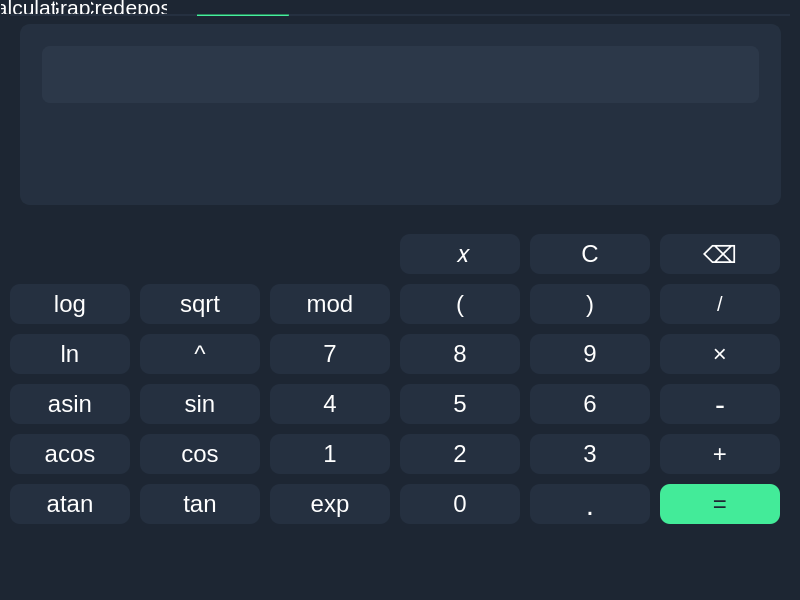
<?xml version="1.0" encoding="UTF-8"?>
<ui version="4.0">
 <class>View</class>
 <widget class="QWidget" name="View">
  <property name="geometry">
   <rect>
    <x>0</x>
    <y>0</y>
    <width>800</width>
    <height>600</height>
   </rect>
  </property>
  <property name="sizePolicy">
   <sizepolicy hsizetype="Fixed" vsizetype="Fixed">
    <horstretch>0</horstretch>
    <verstretch>0</verstretch>
   </sizepolicy>
  </property>
  <property name="minimumSize">
   <size>
    <width>800</width>
    <height>600</height>
   </size>
  </property>
  <property name="maximumSize">
   <size>
    <width>800</width>
    <height>600</height>
   </size>
  </property>
  <property name="windowTitle">
   <string>SmartCalc</string>
  </property>
  <property name="styleSheet">
   <string notr="true">background: rgba(29,38,51,255);
</string>
  </property>
  <widget class="QTabWidget" name="tabWidget">
   <property name="geometry">
    <rect>
     <x>0</x>
     <y>0</y>
     <width>801</width>
     <height>601</height>
    </rect>
   </property>
   <property name="styleSheet">
    <string notr="true">QTabWidget::pane {
	border: 1px;
	background-color: rgba(29,38,51,255);
}

QTabBar::tab {
	font: 16pt;
	background: rgba(29,38,51,255);
	min-width: 13ex;
	min-height: 8ex;
	margin-left: 1px;
	color: rgba(255,255,255,255);
}

QTabBar::tab::hover {
	color: rgba(62,207,138,255);
}

</string>
   </property>
   <property name="currentIndex">
    <number>0</number>
   </property>
   <widget class="QWidget" name="tab_calc">
    <attribute name="title">
     <string>Calculator</string>
    </attribute>
    <widget class="QTextBrowser" name="text_out_calc">
     <property name="geometry">
      <rect>
       <x>20</x>
       <y>10</y>
       <width>761</width>
       <height>181</height>
      </rect>
     </property>
     <property name="styleSheet">
      <string notr="true">background-color: rgba(37,48,64,255);
border-radius: 10px;
border: 2px solid #253040;</string>
     </property>
    </widget>
    <widget class="Line" name="line_calc">
     <property name="geometry">
      <rect>
       <x>10</x>
       <y>-10</y>
       <width>780</width>
       <height>12</height>
      </rect>
     </property>
     <property name="styleSheet">
      <string notr="true">background-color: rgba(37,48,64,255);</string>
     </property>
     <property name="orientation">
      <enum>Qt::Horizontal</enum>
     </property>
    </widget>
    <widget class="Line" name="line_gr_calc">
     <property name="geometry">
      <rect>
       <x>197</x>
       <y>0</y>
       <width>92</width>
       <height>2</height>
      </rect>
     </property>
     <property name="styleSheet">
      <string notr="true">background-color: rgba(62,207,138,255);</string>
     </property>
     <property name="orientation">
      <enum>Qt::Horizontal</enum>
     </property>
    </widget>
    <widget class="QPushButton" name="btn_equal">
     <property name="geometry">
      <rect>
       <x>660</x>
       <y>470</y>
       <width>120</width>
       <height>40</height>
      </rect>
     </property>
     <property name="styleSheet">
      <string notr="true">QPushButton {
background-color: rgba(67,235,153,255);
color: rgba(29,38,51,255);
font-size: 24px;
border-radius: 10px;
}
QPushButton::hover {
background-color:  rgba(162,79,234,255);
color: rgba(29,38,51,255);
font-size: 24px;
border-radius: 10px;
}
QPushButton::pressed {
background-color: rgba(117,33,197,255);
color: rgba(29,38,51,255);
font-size: 18px;
border-radius: 10px;
}</string>
     </property>
     <property name="text">
      <string>=</string>
     </property>
    </widget>
    <widget class="QTextBrowser" name="text_in_calc">
     <property name="geometry">
      <rect>
       <x>40</x>
       <y>30</y>
       <width>721</width>
       <height>61</height>
      </rect>
     </property>
     <property name="styleSheet">
      <string notr="true">background-color: rgba(44,56,73,255);
border-radius: 10px;
border: 2px solid #253040;</string>
     </property>
    </widget>
    <widget class="QPushButton" name="btn_plus">
     <property name="geometry">
      <rect>
       <x>660</x>
       <y>420</y>
       <width>120</width>
       <height>40</height>
      </rect>
     </property>
     <property name="styleSheet">
      <string notr="true">QPushButton {
background-color: rgba(37,48,64,255);
color: rgb(255, 255, 255);
font-size: 24px;
border-radius: 10px;
}
QPushButton::hover {
background-color:  rgba(44,56,73,255);
color: rgb(255, 255, 255);
font-size: 24px;
border-radius: 10px;
}
QPushButton::pressed {
background-color: rgba(37,48,64,255);
color: rgb(255, 255, 255);
font-size: 18px;
border-radius: 10px;
}</string>
     </property>
     <property name="text">
      <string>+</string>
     </property>
    </widget>
    <widget class="QPushButton" name="btn_minus">
     <property name="geometry">
      <rect>
       <x>660</x>
       <y>370</y>
       <width>120</width>
       <height>40</height>
      </rect>
     </property>
     <property name="styleSheet">
      <string notr="true">QPushButton {
background-color: rgba(37,48,64,255);
color: rgb(255, 255, 255);
font-size: 30px;
border-radius: 10px;
}
QPushButton::hover {
background-color:  rgba(44,56,73,255);
color: rgb(255, 255, 255);
font-size: 30px;
border-radius: 10px;
}
QPushButton::pressed {
background-color: rgba(37,48,64,255);
color: rgb(255, 255, 255);
font-size: 24px;
border-radius: 10px;
}</string>
     </property>
     <property name="text">
      <string>-</string>
     </property>
    </widget>
    <widget class="QPushButton" name="btn_del">
     <property name="geometry">
      <rect>
       <x>660</x>
       <y>270</y>
       <width>120</width>
       <height>40</height>
      </rect>
     </property>
     <property name="styleSheet">
      <string notr="true">QPushButton {
background-color: rgba(37,48,64,255);
color: rgb(255, 255, 255);
font-size: 20px;
border-radius: 10px;
}
QPushButton::hover {
background-color:  rgba(44,56,73,255);
color: rgb(255, 255, 255);
font-size: 20px;
border-radius: 10px;
}
QPushButton::pressed {
background-color: rgba(37,48,64,255);
color: rgb(255, 255, 255);
font-size: 16px;
border-radius: 10px;
}</string>
     </property>
     <property name="text">
      <string>/</string>
     </property>
    </widget>
    <widget class="QPushButton" name="btn_back">
     <property name="geometry">
      <rect>
       <x>660</x>
       <y>220</y>
       <width>120</width>
       <height>40</height>
      </rect>
     </property>
     <property name="styleSheet">
      <string notr="true">QPushButton {
background-color: rgba(37,48,64,255);
color: rgb(255, 255, 255);
font-size: 24px;
border-radius: 10px;
}
QPushButton::hover {
background-color:  rgba(44,56,73,255);
color: rgb(255, 255, 255);
font-size: 24px;
border-radius: 10px;
}
QPushButton::pressed {
background-color: rgba(37,48,64,255);
color: rgb(255, 255, 255);
font-size: 18px;
border-radius: 10px;
}</string>
     </property>
     <property name="text">
      <string>⌫</string>
     </property>
    </widget>
    <widget class="QPushButton" name="btn_mul">
     <property name="geometry">
      <rect>
       <x>660</x>
       <y>320</y>
       <width>120</width>
       <height>40</height>
      </rect>
     </property>
     <property name="styleSheet">
      <string notr="true">QPushButton {
background-color: rgba(37,48,64,255);
color: rgb(255, 255, 255);
font-size: 24px;
border-radius: 10px;
}
QPushButton::hover {
background-color:  rgba(44,56,73,255);
color: rgb(255, 255, 255);
font-size: 24px;
border-radius: 10px;
}
QPushButton::pressed {
background-color: rgba(37,48,64,255);
color: rgb(255, 255, 255);
font-size: 18px;
border-radius: 10px;
}</string>
     </property>
     <property name="text">
      <string>×</string>
     </property>
    </widget>
    <widget class="QPushButton" name="btn_1">
     <property name="geometry">
      <rect>
       <x>270</x>
       <y>420</y>
       <width>120</width>
       <height>40</height>
      </rect>
     </property>
     <property name="styleSheet">
      <string notr="true">QPushButton {
background-color: rgba(37,48,64,255);
color: rgb(255, 255, 255);
font-size: 24px;
border-radius: 10px;
}
QPushButton::hover {
background-color:  rgba(44,56,73,255);
color: rgb(255, 255, 255);
font-size: 24px;
border-radius: 10px;
}
QPushButton::pressed {
background-color: rgba(37,48,64,255);
color: rgb(255, 255, 255);
font-size: 18px;
border-radius: 10px;
}</string>
     </property>
     <property name="text">
      <string>1</string>
     </property>
    </widget>
    <widget class="QPushButton" name="btn_dot">
     <property name="geometry">
      <rect>
       <x>530</x>
       <y>470</y>
       <width>120</width>
       <height>40</height>
      </rect>
     </property>
     <property name="styleSheet">
      <string notr="true">QPushButton {
background-color: rgba(37,48,64,255);
color: rgb(255, 255, 255);
font-size: 30px;
border-radius: 10px;
}
QPushButton::hover {
background-color:  rgba(44,56,73,255);
color: rgb(255, 255, 255);
font-size: 30px;
border-radius: 10px;
}
QPushButton::pressed {
background-color: rgba(37,48,64,255);
color: rgb(255, 255, 255);
font-size: 24px;
border-radius: 10px;
}</string>
     </property>
     <property name="text">
      <string>.</string>
     </property>
    </widget>
    <widget class="QPushButton" name="btn_0">
     <property name="geometry">
      <rect>
       <x>400</x>
       <y>470</y>
       <width>120</width>
       <height>40</height>
      </rect>
     </property>
     <property name="styleSheet">
      <string notr="true">QPushButton {
background-color: rgba(37,48,64,255);
color: rgb(255, 255, 255);
font-size: 24px;
border-radius: 10px;
}
QPushButton::hover {
background-color:  rgba(44,56,73,255);
color: rgb(255, 255, 255);
font-size: 24px;
border-radius: 10px;
}
QPushButton::pressed {
background-color: rgba(37,48,64,255);
color: rgb(255, 255, 255);
font-size: 18px;
border-radius: 10px;
}</string>
     </property>
     <property name="text">
      <string>0</string>
     </property>
    </widget>
    <widget class="QPushButton" name="btn_exp">
     <property name="geometry">
      <rect>
       <x>270</x>
       <y>470</y>
       <width>120</width>
       <height>40</height>
      </rect>
     </property>
     <property name="styleSheet">
      <string notr="true">QPushButton {
background-color: rgba(37,48,64,255);
color: rgb(255, 255, 255);
font-size: 24px;
border-radius: 10px;
}
QPushButton::hover {
background-color:  rgba(44,56,73,255);
color: rgb(255, 255, 255);
font-size: 24px;
border-radius: 10px;
}
QPushButton::pressed {
background-color: rgba(37,48,64,255);
color: rgb(255, 255, 255);
font-size: 18px;
border-radius: 10px;
}</string>
     </property>
     <property name="text">
      <string>exp</string>
     </property>
    </widget>
    <widget class="QPushButton" name="btn_2">
     <property name="geometry">
      <rect>
       <x>400</x>
       <y>420</y>
       <width>120</width>
       <height>40</height>
      </rect>
     </property>
     <property name="styleSheet">
      <string notr="true">QPushButton {
background-color: rgba(37,48,64,255);
color: rgb(255, 255, 255);
font-size: 24px;
border-radius: 10px;
}
QPushButton::hover {
background-color:  rgba(44,56,73,255);
color: rgb(255, 255, 255);
font-size: 24px;
border-radius: 10px;
}
QPushButton::pressed {
background-color: rgba(37,48,64,255);
color: rgb(255, 255, 255);
font-size: 18px;
border-radius: 10px;
}</string>
     </property>
     <property name="text">
      <string>2</string>
     </property>
    </widget>
    <widget class="QPushButton" name="btn_3">
     <property name="geometry">
      <rect>
       <x>530</x>
       <y>420</y>
       <width>120</width>
       <height>40</height>
      </rect>
     </property>
     <property name="styleSheet">
      <string notr="true">QPushButton {
background-color: rgba(37,48,64,255);
color: rgb(255, 255, 255);
font-size: 24px;
border-radius: 10px;
}
QPushButton::hover {
background-color:  rgba(44,56,73,255);
color: rgb(255, 255, 255);
font-size: 24px;
border-radius: 10px;
}
QPushButton::pressed {
background-color: rgba(37,48,64,255);
color: rgb(255, 255, 255);
font-size: 18px;
border-radius: 10px;
}</string>
     </property>
     <property name="text">
      <string>3</string>
     </property>
    </widget>
    <widget class="QPushButton" name="btn_4">
     <property name="geometry">
      <rect>
       <x>270</x>
       <y>370</y>
       <width>120</width>
       <height>40</height>
      </rect>
     </property>
     <property name="styleSheet">
      <string notr="true">QPushButton {
background-color: rgba(37,48,64,255);
color: rgb(255, 255, 255);
font-size: 24px;
border-radius: 10px;
}
QPushButton::hover {
background-color:  rgba(44,56,73,255);
color: rgb(255, 255, 255);
font-size: 24px;
border-radius: 10px;
}
QPushButton::pressed {
background-color: rgba(37,48,64,255);
color: rgb(255, 255, 255);
font-size: 18px;
border-radius: 10px;
}</string>
     </property>
     <property name="text">
      <string>4</string>
     </property>
    </widget>
    <widget class="QPushButton" name="btn_5">
     <property name="geometry">
      <rect>
       <x>400</x>
       <y>370</y>
       <width>120</width>
       <height>40</height>
      </rect>
     </property>
     <property name="styleSheet">
      <string notr="true">QPushButton {
background-color: rgba(37,48,64,255);
color: rgb(255, 255, 255);
font-size: 24px;
border-radius: 10px;
}
QPushButton::hover {
background-color:  rgba(44,56,73,255);
color: rgb(255, 255, 255);
font-size: 24px;
border-radius: 10px;
}
QPushButton::pressed {
background-color: rgba(37,48,64,255);
color: rgb(255, 255, 255);
font-size: 18px;
border-radius: 10px;
}</string>
     </property>
     <property name="text">
      <string>5</string>
     </property>
    </widget>
    <widget class="QPushButton" name="btn_6">
     <property name="geometry">
      <rect>
       <x>530</x>
       <y>370</y>
       <width>120</width>
       <height>40</height>
      </rect>
     </property>
     <property name="styleSheet">
      <string notr="true">QPushButton {
background-color: rgba(37,48,64,255);
color: rgb(255, 255, 255);
font-size: 24px;
border-radius: 10px;
}
QPushButton::hover {
background-color:  rgba(44,56,73,255);
color: rgb(255, 255, 255);
font-size: 24px;
border-radius: 10px;
}
QPushButton::pressed {
background-color: rgba(37,48,64,255);
color: rgb(255, 255, 255);
font-size: 18px;
border-radius: 10px;
}</string>
     </property>
     <property name="text">
      <string>6</string>
     </property>
    </widget>
    <widget class="QPushButton" name="btn_7">
     <property name="geometry">
      <rect>
       <x>270</x>
       <y>320</y>
       <width>120</width>
       <height>40</height>
      </rect>
     </property>
     <property name="styleSheet">
      <string notr="true">QPushButton {
background-color: rgba(37,48,64,255);
color: rgb(255, 255, 255);
font-size: 24px;
border-radius: 10px;
}
QPushButton::hover {
background-color:  rgba(44,56,73,255);
color: rgb(255, 255, 255);
font-size: 24px;
border-radius: 10px;
}
QPushButton::pressed {
background-color: rgba(37,48,64,255);
color: rgb(255, 255, 255);
font-size: 18px;
border-radius: 10px;
}</string>
     </property>
     <property name="text">
      <string>7</string>
     </property>
    </widget>
    <widget class="QPushButton" name="btn_8">
     <property name="geometry">
      <rect>
       <x>400</x>
       <y>320</y>
       <width>120</width>
       <height>40</height>
      </rect>
     </property>
     <property name="styleSheet">
      <string notr="true">QPushButton {
background-color: rgba(37,48,64,255);
color: rgb(255, 255, 255);
font-size: 24px;
border-radius: 10px;
}
QPushButton::hover {
background-color:  rgba(44,56,73,255);
color: rgb(255, 255, 255);
font-size: 24px;
border-radius: 10px;
}
QPushButton::pressed {
background-color: rgba(37,48,64,255);
color: rgb(255, 255, 255);
font-size: 18px;
border-radius: 10px;
}</string>
     </property>
     <property name="text">
      <string>8</string>
     </property>
    </widget>
    <widget class="QPushButton" name="btn_9">
     <property name="geometry">
      <rect>
       <x>530</x>
       <y>320</y>
       <width>120</width>
       <height>40</height>
      </rect>
     </property>
     <property name="styleSheet">
      <string notr="true">QPushButton {
background-color: rgba(37,48,64,255);
color: rgb(255, 255, 255);
font-size: 24px;
border-radius: 10px;
}
QPushButton::hover {
background-color:  rgba(44,56,73,255);
color: rgb(255, 255, 255);
font-size: 24px;
border-radius: 10px;
}
QPushButton::pressed {
background-color: rgba(37,48,64,255);
color: rgb(255, 255, 255);
font-size: 18px;
border-radius: 10px;
}</string>
     </property>
     <property name="text">
      <string>9</string>
     </property>
    </widget>
    <widget class="QPushButton" name="btn_rbracket">
     <property name="geometry">
      <rect>
       <x>530</x>
       <y>270</y>
       <width>120</width>
       <height>40</height>
      </rect>
     </property>
     <property name="styleSheet">
      <string notr="true">QPushButton {
background-color: rgba(37,48,64,255);
color: rgb(255, 255, 255);
font-size: 24px;
border-radius: 10px;
}
QPushButton::hover {
background-color:  rgba(44,56,73,255);
color: rgb(255, 255, 255);
font-size: 24px;
border-radius: 10px;
}
QPushButton::pressed {
background-color: rgba(37,48,64,255);
color: rgb(255, 255, 255);
font-size: 18px;
border-radius: 10px;
}</string>
     </property>
     <property name="text">
      <string>)</string>
     </property>
    </widget>
    <widget class="QPushButton" name="btn_lbracket">
     <property name="geometry">
      <rect>
       <x>400</x>
       <y>270</y>
       <width>120</width>
       <height>40</height>
      </rect>
     </property>
     <property name="styleSheet">
      <string notr="true">QPushButton {
background-color: rgba(37,48,64,255);
color: rgb(255, 255, 255);
font-size: 24px;
border-radius: 10px;
}
QPushButton::hover {
background-color:  rgba(44,56,73,255);
color: rgb(255, 255, 255);
font-size: 24px;
border-radius: 10px;
}
QPushButton::pressed {
background-color: rgba(37,48,64,255);
color: rgb(255, 255, 255);
font-size: 18px;
border-radius: 10px;
}</string>
     </property>
     <property name="text">
      <string>(</string>
     </property>
    </widget>
    <widget class="QPushButton" name="btn_ln">
     <property name="geometry">
      <rect>
       <x>10</x>
       <y>320</y>
       <width>120</width>
       <height>40</height>
      </rect>
     </property>
     <property name="styleSheet">
      <string notr="true">QPushButton {
background-color: rgba(37,48,64,255);
color: rgb(255, 255, 255);
font-size: 24px;
border-radius: 10px;
}
QPushButton::hover {
background-color:  rgba(44,56,73,255);
color: rgb(255, 255, 255);
font-size: 24px;
border-radius: 10px;
}
QPushButton::pressed {
background-color: rgba(37,48,64,255);
color: rgb(255, 255, 255);
font-size: 18px;
border-radius: 10px;
}</string>
     </property>
     <property name="text">
      <string>ln</string>
     </property>
    </widget>
    <widget class="QPushButton" name="btn_log">
     <property name="geometry">
      <rect>
       <x>10</x>
       <y>270</y>
       <width>120</width>
       <height>40</height>
      </rect>
     </property>
     <property name="styleSheet">
      <string notr="true">QPushButton {
background-color: rgba(37,48,64,255);
color: rgb(255, 255, 255);
font-size: 24px;
border-radius: 10px;
}
QPushButton::hover {
background-color:  rgba(44,56,73,255);
color: rgb(255, 255, 255);
font-size: 24px;
border-radius: 10px;
}
QPushButton::pressed {
background-color: rgba(37,48,64,255);
color: rgb(255, 255, 255);
font-size: 18px;
border-radius: 10px;
}</string>
     </property>
     <property name="text">
      <string>log</string>
     </property>
    </widget>
    <widget class="QPushButton" name="btn_sqrt">
     <property name="geometry">
      <rect>
       <x>140</x>
       <y>270</y>
       <width>120</width>
       <height>40</height>
      </rect>
     </property>
     <property name="styleSheet">
      <string notr="true">QPushButton {
background-color: rgba(37,48,64,255);
color: rgb(255, 255, 255);
font-size: 24px;
border-radius: 10px;
}
QPushButton::hover {
background-color:  rgba(44,56,73,255);
color: rgb(255, 255, 255);
font-size: 24px;
border-radius: 10px;
}
QPushButton::pressed {
background-color: rgba(37,48,64,255);
color: rgb(255, 255, 255);
font-size: 18px;
border-radius: 10px;
}</string>
     </property>
     <property name="text">
      <string>sqrt</string>
     </property>
    </widget>
    <widget class="QPushButton" name="btn_pow">
     <property name="geometry">
      <rect>
       <x>140</x>
       <y>320</y>
       <width>120</width>
       <height>40</height>
      </rect>
     </property>
     <property name="styleSheet">
      <string notr="true">QPushButton {
background-color: rgba(37,48,64,255);
color: rgb(255, 255, 255);
font-size: 24px;
border-radius: 10px;
}
QPushButton::hover {
background-color:  rgba(44,56,73,255);
color: rgb(255, 255, 255);
font-size: 24px;
border-radius: 10px;
}
QPushButton::pressed {
background-color: rgba(37,48,64,255);
color: rgb(255, 255, 255);
font-size: 18px;
border-radius: 10px;
}</string>
     </property>
     <property name="text">
      <string>^</string>
     </property>
    </widget>
    <widget class="QPushButton" name="btn_atan">
     <property name="geometry">
      <rect>
       <x>10</x>
       <y>470</y>
       <width>120</width>
       <height>40</height>
      </rect>
     </property>
     <property name="styleSheet">
      <string notr="true">QPushButton {
background-color: rgba(37,48,64,255);
color: rgb(255, 255, 255);
font-size: 24px;
border-radius: 10px;
}
QPushButton::hover {
background-color:  rgba(44,56,73,255);
color: rgb(255, 255, 255);
font-size: 24px;
border-radius: 10px;
}
QPushButton::pressed {
background-color: rgba(37,48,64,255);
color: rgb(255, 255, 255);
font-size: 18px;
border-radius: 10px;
}</string>
     </property>
     <property name="text">
      <string>atan</string>
     </property>
    </widget>
    <widget class="QPushButton" name="btn_acos">
     <property name="geometry">
      <rect>
       <x>10</x>
       <y>420</y>
       <width>120</width>
       <height>40</height>
      </rect>
     </property>
     <property name="styleSheet">
      <string notr="true">QPushButton {
background-color: rgba(37,48,64,255);
color: rgb(255, 255, 255);
font-size: 24px;
border-radius: 10px;
}
QPushButton::hover {
background-color:  rgba(44,56,73,255);
color: rgb(255, 255, 255);
font-size: 24px;
border-radius: 10px;
}
QPushButton::pressed {
background-color: rgba(37,48,64,255);
color: rgb(255, 255, 255);
font-size: 18px;
border-radius: 10px;
}</string>
     </property>
     <property name="text">
      <string>acos</string>
     </property>
    </widget>
    <widget class="QPushButton" name="btn_asin">
     <property name="geometry">
      <rect>
       <x>10</x>
       <y>370</y>
       <width>120</width>
       <height>40</height>
      </rect>
     </property>
     <property name="styleSheet">
      <string notr="true">QPushButton {
background-color: rgba(37,48,64,255);
color: rgb(255, 255, 255);
font-size: 24px;
border-radius: 10px;
}
QPushButton::hover {
background-color:  rgba(44,56,73,255);
color: rgb(255, 255, 255);
font-size: 24px;
border-radius: 10px;
}
QPushButton::pressed {
background-color: rgba(37,48,64,255);
color: rgb(255, 255, 255);
font-size: 18px;
border-radius: 10px;
}</string>
     </property>
     <property name="text">
      <string>asin</string>
     </property>
    </widget>
    <widget class="QPushButton" name="btn_tan">
     <property name="geometry">
      <rect>
       <x>140</x>
       <y>470</y>
       <width>120</width>
       <height>40</height>
      </rect>
     </property>
     <property name="styleSheet">
      <string notr="true">QPushButton {
background-color: rgba(37,48,64,255);
color: rgb(255, 255, 255);
font-size: 24px;
border-radius: 10px;
}
QPushButton::hover {
background-color:  rgba(44,56,73,255);
color: rgb(255, 255, 255);
font-size: 24px;
border-radius: 10px;
}
QPushButton::pressed {
background-color: rgba(37,48,64,255);
color: rgb(255, 255, 255);
font-size: 18px;
border-radius: 10px;
}</string>
     </property>
     <property name="text">
      <string>tan</string>
     </property>
    </widget>
    <widget class="QPushButton" name="btn_cos">
     <property name="geometry">
      <rect>
       <x>140</x>
       <y>420</y>
       <width>120</width>
       <height>40</height>
      </rect>
     </property>
     <property name="styleSheet">
      <string notr="true">QPushButton {
background-color: rgba(37,48,64,255);
color: rgb(255, 255, 255);
font-size: 24px;
border-radius: 10px;
}
QPushButton::hover {
background-color:  rgba(44,56,73,255);
color: rgb(255, 255, 255);
font-size: 24px;
border-radius: 10px;
}
QPushButton::pressed {
background-color: rgba(37,48,64,255);
color: rgb(255, 255, 255);
font-size: 18px;
border-radius: 10px;
}</string>
     </property>
     <property name="text">
      <string>cos</string>
     </property>
    </widget>
    <widget class="QPushButton" name="btn_sin">
     <property name="geometry">
      <rect>
       <x>140</x>
       <y>370</y>
       <width>120</width>
       <height>40</height>
      </rect>
     </property>
     <property name="styleSheet">
      <string notr="true">QPushButton {
background-color: rgba(37,48,64,255);
color: rgb(255, 255, 255);
font-size: 24px;
border-radius: 10px;
}
QPushButton::hover {
background-color:  rgba(44,56,73,255);
color: rgb(255, 255, 255);
font-size: 24px;
border-radius: 10px;
}
QPushButton::pressed {
background-color: rgba(37,48,64,255);
color: rgb(255, 255, 255);
font-size: 18px;
border-radius: 10px;
}</string>
     </property>
     <property name="text">
      <string>sin</string>
     </property>
    </widget>
    <widget class="QPushButton" name="btn_mod">
     <property name="geometry">
      <rect>
       <x>270</x>
       <y>270</y>
       <width>120</width>
       <height>40</height>
      </rect>
     </property>
     <property name="styleSheet">
      <string notr="true">QPushButton {
background-color: rgba(37,48,64,255);
color: rgb(255, 255, 255);
font-size: 24px;
border-radius: 10px;
}
QPushButton::hover {
background-color:  rgba(44,56,73,255);
color: rgb(255, 255, 255);
font-size: 24px;
border-radius: 10px;
}
QPushButton::pressed {
background-color: rgba(37,48,64,255);
color: rgb(255, 255, 255);
font-size: 18px;
border-radius: 10px;
}</string>
     </property>
     <property name="text">
      <string>mod</string>
     </property>
    </widget>
    <widget class="QPushButton" name="btn_c">
     <property name="geometry">
      <rect>
       <x>530</x>
       <y>220</y>
       <width>120</width>
       <height>40</height>
      </rect>
     </property>
     <property name="styleSheet">
      <string notr="true">QPushButton {
background-color: rgba(37,48,64,255);
color: rgb(255, 255, 255);
font-size: 24px;
border-radius: 10px;
}
QPushButton::hover {
background-color:  rgba(44,56,73,255);
color: rgb(255, 255, 255);
font-size: 24px;
border-radius: 10px;
}
QPushButton::pressed {
background-color: rgba(37,48,64,255);
color: rgb(255, 255, 255);
font-size: 18px;
border-radius: 10px;
}</string>
     </property>
     <property name="text">
      <string>C</string>
     </property>
    </widget>
    <widget class="QPushButton" name="btn_x">
     <property name="geometry">
      <rect>
       <x>400</x>
       <y>220</y>
       <width>120</width>
       <height>40</height>
      </rect>
     </property>
     <property name="styleSheet">
      <string notr="true">QPushButton {
background-color: rgba(37,48,64,255);
color: rgb(255, 255, 255);
font-size: 24px;
border-radius: 10px;
}
QPushButton::hover {
background-color:  rgba(44,56,73,255);
color: rgb(255, 255, 255);
font-size: 24px;
border-radius: 10px;
}
QPushButton::pressed {
background-color: rgba(37,48,64,255);
color: rgb(255, 255, 255);
font-size: 18px;
border-radius: 10px;
}</string>
     </property>
     <property name="text">
      <string> 𝑥</string>
     </property>
    </widget>
    <zorder>line_calc</zorder>
    <zorder>line_gr_calc</zorder>
    <zorder>btn_equal</zorder>
    <zorder>text_out_calc</zorder>
    <zorder>text_in_calc</zorder>
    <zorder>btn_plus</zorder>
    <zorder>btn_minus</zorder>
    <zorder>btn_del</zorder>
    <zorder>btn_back</zorder>
    <zorder>btn_mul</zorder>
    <zorder>btn_1</zorder>
    <zorder>btn_dot</zorder>
    <zorder>btn_0</zorder>
    <zorder>btn_exp</zorder>
    <zorder>btn_2</zorder>
    <zorder>btn_3</zorder>
    <zorder>btn_4</zorder>
    <zorder>btn_5</zorder>
    <zorder>btn_6</zorder>
    <zorder>btn_7</zorder>
    <zorder>btn_8</zorder>
    <zorder>btn_9</zorder>
    <zorder>btn_rbracket</zorder>
    <zorder>btn_lbracket</zorder>
    <zorder>btn_ln</zorder>
    <zorder>btn_log</zorder>
    <zorder>btn_sqrt</zorder>
    <zorder>btn_pow</zorder>
    <zorder>btn_atan</zorder>
    <zorder>btn_acos</zorder>
    <zorder>btn_asin</zorder>
    <zorder>btn_tan</zorder>
    <zorder>btn_cos</zorder>
    <zorder>btn_sin</zorder>
    <zorder>btn_mod</zorder>
    <zorder>btn_c</zorder>
    <zorder>btn_x</zorder>
   </widget>
   <widget class="QWidget" name="tab_graph">
    <attribute name="title">
     <string>Graph</string>
    </attribute>
    <widget class="Line" name="line_gr_graph">
     <property name="geometry">
      <rect>
       <x>300</x>
       <y>0</y>
       <width>92</width>
       <height>2</height>
      </rect>
     </property>
     <property name="styleSheet">
      <string notr="true">background-color: rgba(62,207,138,255);</string>
     </property>
     <property name="orientation">
      <enum>Qt::Horizontal</enum>
     </property>
    </widget>
    <widget class="Line" name="line_graph">
     <property name="geometry">
      <rect>
       <x>10</x>
       <y>-10</y>
       <width>780</width>
       <height>12</height>
      </rect>
     </property>
     <property name="styleSheet">
      <string notr="true">background-color: rgba(37,48,64,255);</string>
     </property>
     <property name="orientation">
      <enum>Qt::Horizontal</enum>
     </property>
    </widget>
    <widget class="QTextBrowser" name="textBrowser_2">
     <property name="geometry">
      <rect>
       <x>40</x>
       <y>30</y>
       <width>721</width>
       <height>61</height>
      </rect>
     </property>
     <property name="styleSheet">
      <string notr="true">background-color: rgba(44,56,73,255);
border-radius: 10px;
border: 2px solid #253040;</string>
     </property>
    </widget>
    <widget class="QTextBrowser" name="text_out_calc_2">
     <property name="geometry">
      <rect>
       <x>20</x>
       <y>10</y>
       <width>761</width>
       <height>511</height>
      </rect>
     </property>
     <property name="styleSheet">
      <string notr="true">background-color: rgba(37,48,64,255);
border-radius: 10px;
border: 2px solid #253040;</string>
     </property>
    </widget>
    <zorder>line_graph</zorder>
    <zorder>line_gr_graph</zorder>
    <zorder>text_out_calc_2</zorder>
    <zorder>textBrowser_2</zorder>
   </widget>
   <widget class="QWidget" name="tab_credit">
    <attribute name="title">
     <string>Credit</string>
    </attribute>
    <widget class="Line" name="line_credit">
     <property name="geometry">
      <rect>
       <x>10</x>
       <y>-10</y>
       <width>780</width>
       <height>12</height>
      </rect>
     </property>
     <property name="styleSheet">
      <string notr="true">background-color: rgba(37,48,64,255);</string>
     </property>
     <property name="orientation">
      <enum>Qt::Horizontal</enum>
     </property>
    </widget>
    <widget class="Line" name="line_gr_credit">
     <property name="geometry">
      <rect>
       <x>406</x>
       <y>0</y>
       <width>92</width>
       <height>2</height>
      </rect>
     </property>
     <property name="styleSheet">
      <string notr="true">background-color: rgba(62,207,138,255);</string>
     </property>
     <property name="orientation">
      <enum>Qt::Horizontal</enum>
     </property>
    </widget>
   </widget>
   <widget class="QWidget" name="tab_deposit">
    <attribute name="title">
     <string>Deposit</string>
    </attribute>
    <widget class="Line" name="line_deposit">
     <property name="geometry">
      <rect>
       <x>10</x>
       <y>-10</y>
       <width>780</width>
       <height>12</height>
      </rect>
     </property>
     <property name="styleSheet">
      <string notr="true">background-color: rgba(37,48,64,255);</string>
     </property>
     <property name="orientation">
      <enum>Qt::Horizontal</enum>
     </property>
    </widget>
    <widget class="Line" name="line_gr_deposit">
     <property name="geometry">
      <rect>
       <x>511</x>
       <y>0</y>
       <width>92</width>
       <height>2</height>
      </rect>
     </property>
     <property name="styleSheet">
      <string notr="true">background-color: rgba(62,207,138,255);</string>
     </property>
     <property name="orientation">
      <enum>Qt::Horizontal</enum>
     </property>
    </widget>
   </widget>
  </widget>
 </widget>
 <resources/>
 <connections/>
</ui>
